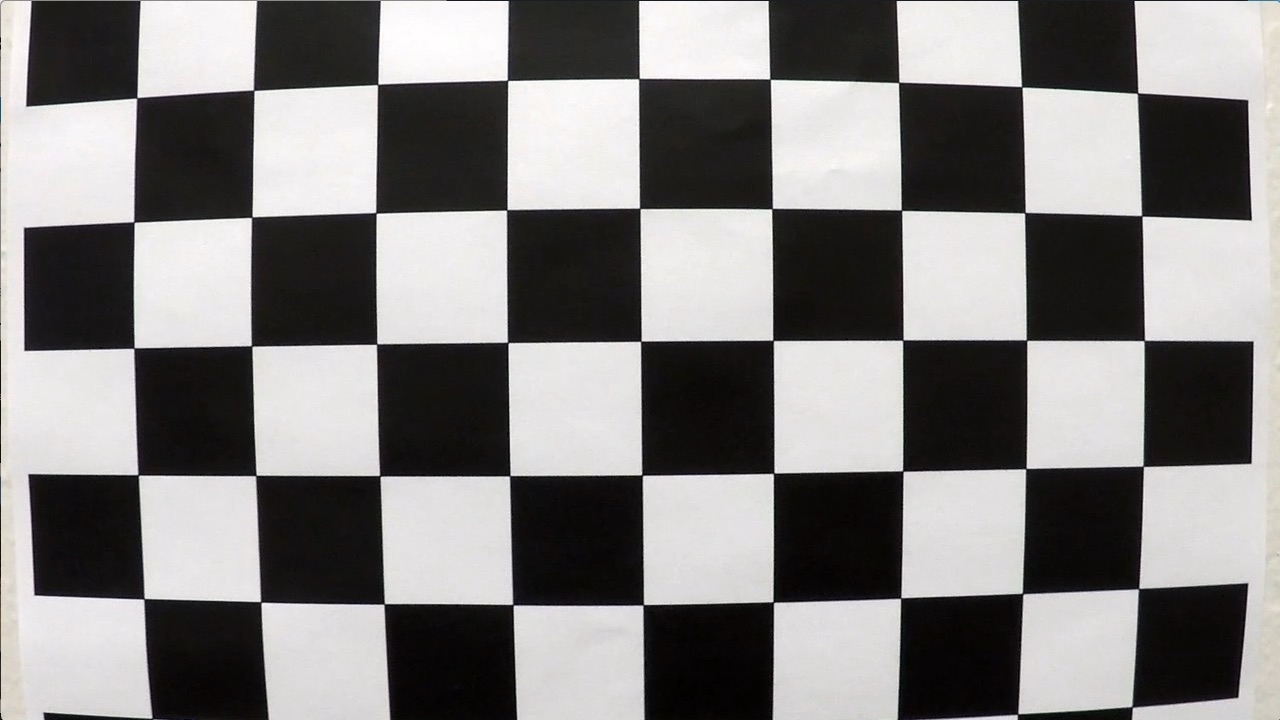
#> input picture resources/images/camera_cal/calibration1.jpg, 1280 x 720 px; its folder holds 5 pictures in this run
$ python camera_calibration.py
#> lines starting #> are read from the running program, lines starting #| are printed output that depends on the picture; after the words box and inside, x2 and y2 are one past the last pixel; in counts of white or black regions, pixels touching at a corner belong together
import pickle
import cv2
import numpy as np
import os
import glob


def find_corners(image_paths, image_output_folder, row_number, col_number,
                 obj_points_filename=None, img_points_filename=None):
    """
    find chess board corners of images whose paths are given, save images with corner drawn in the given output folder
    also save the object points and image points in npy files
    :param image_paths: paths of images containing chess board
    :param image_output_folder: folder to save images with corner drawn
    :param row_number: number of rows of inner corners on the chess board
    :param col_number: number of columns of inner corners on the chess board
    :param obj_points_filename: filename to save the object points
    :param img_points_filename: filename to save the image points
    :return: object points and image points
    """
#> called with image_output_folder = 'camera_cal_corners', row_number = 6, col_number = 9

    if not os.path.exists(image_output_folder):
        os.makedirs(image_output_folder)

    # Arrays to store object points and image points from ALL the images.
    obj_points = []  # 3d points in real world space
    img_points = []  # 2d points in image plane.

    # prepare object points for a SINGLE image, like (0,0,0), (1,0,0), (2,0,0) ....,(6,5,0)
    obj_point = np.zeros((row_number * col_number, 3), np.float32)
    obj_point[:, :2] = np.mgrid[0:col_number, 0:row_number].T.reshape(-1, 2)

    # Step through the list of calibration images and search for chessboard corners
    for idx, file_name in enumerate(image_paths):

        if 'jpg' in file_name:
            img = cv2.imread(file_name)
#> img is the input picture: shape (720, 1280, 3); mean B, G, R 127.8, 128.4, 130.1
            gray = cv2.cvtColor(img, cv2.COLOR_BGR2GRAY)

            # Find the chessboard corners
            ret, corners = cv2.findChessboardCorners(gray, (col_number, row_number), None)
#> ret = False; corners = None

            # If found, add object points, image points
            if ret:
                obj_points.append(obj_point)
                img_points.append(corners)

                # Draw and display the corners
                cv2.drawChessboardCorners(img, (col_number, row_number), corners, ret)
                write_name = os.path.join(image_output_folder, file_name.split('/')[-1])
                cv2.imwrite(write_name, img)
#> pass 2 of the loop in find_corners, `for idx, file_name in enumerate(image_paths):`:
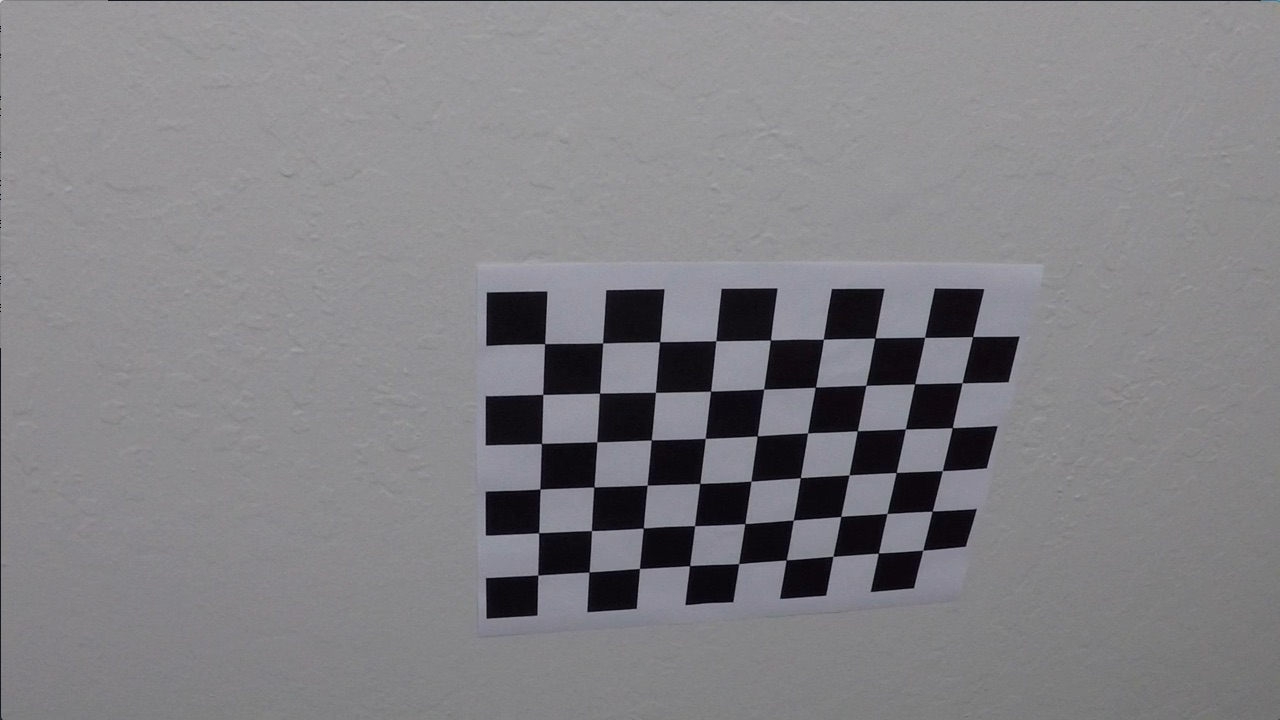
#> input picture resources/images/camera_cal/calibration10.jpg, 1280 x 720 px
#> in find_corners, img is the input picture: shape (720, 1280, 3); mean B, G, R 133.1, 129.4, 130.2
#> ret = True; corners = 54 rows, first 8: [545.3, 343.1], [602.7, 342.8], [660.1, 341.3], [715.8, 340.7], [770.6, 340], [823.5, 339.2], [874.3, 338.5], [925.1, 337.4]
#> in find_corners, `cv2.drawChessboardCorners(img, (col_number, row_number), corners, ret)`:
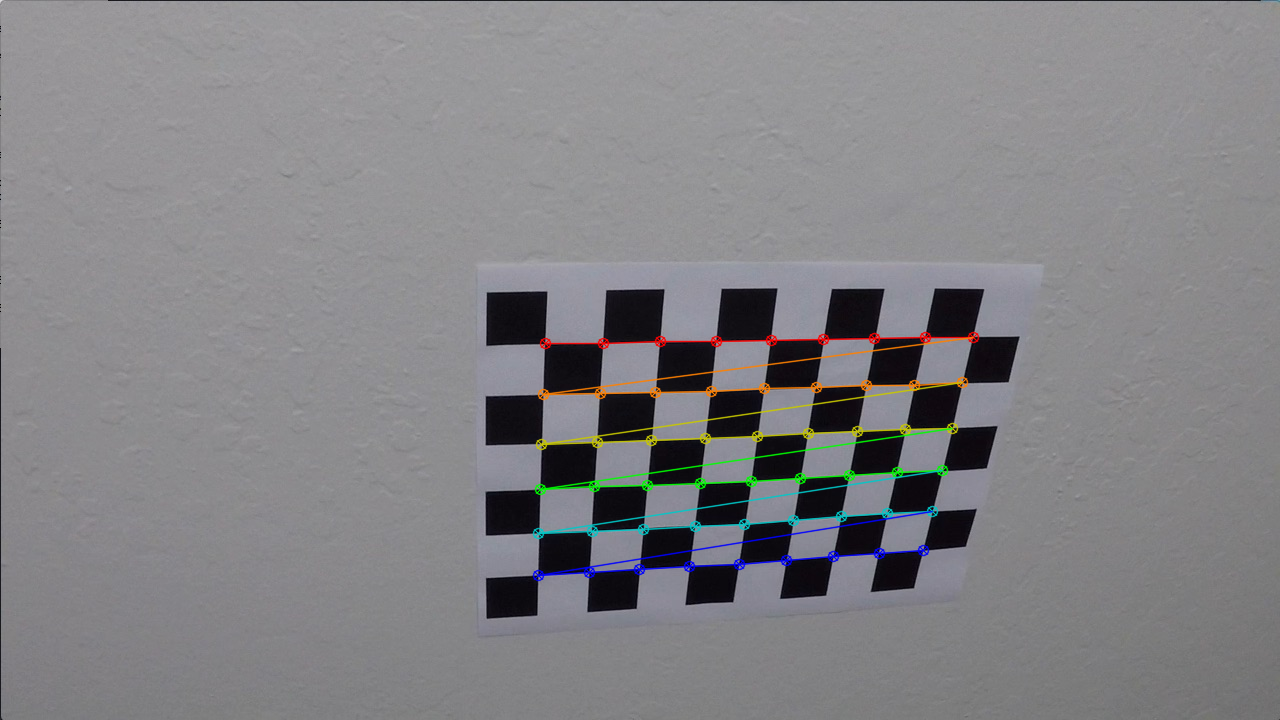
#> img: shape (720, 1280, 3); 1.91% of pixels changed, all inside (x1, y1, x2, y2) = (532, 331, 980, 582)
#> pass 3 of the loop in find_corners, `for idx, file_name in enumerate(image_paths):`:
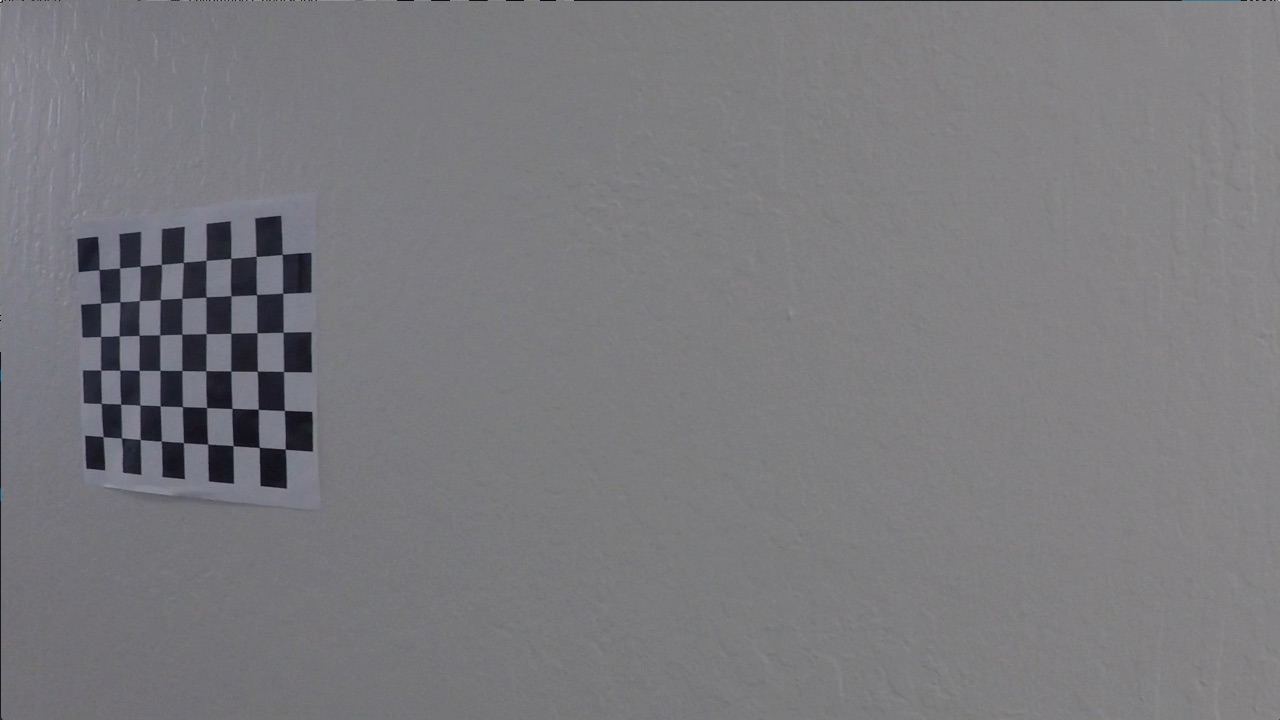
#> input picture resources/images/camera_cal/calibration11.jpg, 1280 x 720 px
#> in find_corners, img is the input picture: shape (720, 1280, 3); mean B, G, R 125.2, 121.7, 122.2
#> corners = 54 rows, first 8: [99.22, 269.6], [119.6, 268], [140.1, 266.1], [161.3, 264.5], [183.3, 262.5], [206.1, 260.3], [230.7, 258.2], [256.2, 256.3]
#> in find_corners, `cv2.drawChessboardCorners(img, (col_number, row_number), corners, ret)`:
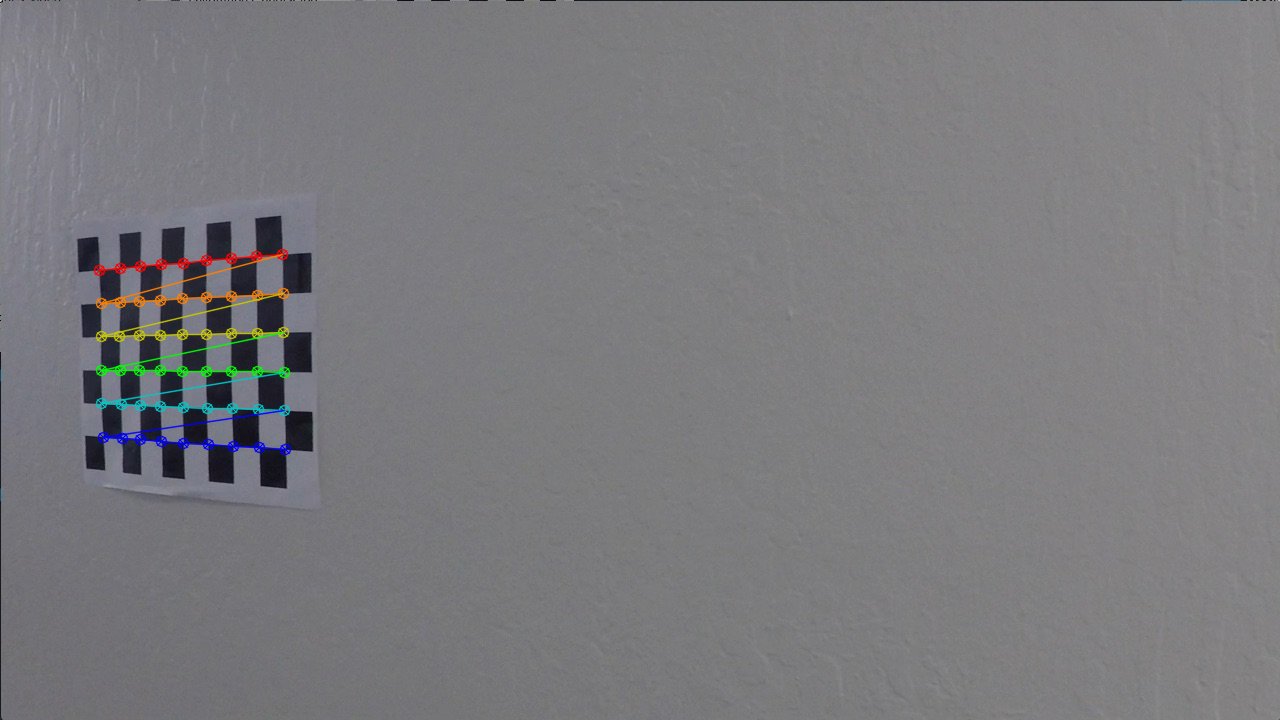
#> img: shape (720, 1280, 3); 1.11% of pixels changed, all inside (x1, y1, x2, y2) = (93, 248, 292, 456)
#> the loop made 5 passes; the first 3 are shown
                # cv2.imshow('img', img)
                # cv2.waitKey(500)

    # cv2.destroyAllWindows()
    if obj_points_filename is not None and img_points_filename is not None:
        np.save(obj_points_filename, obj_points)
        np.save(img_points_filename, img_points)
    return obj_points, img_points


def camera_calibration(obj_points, img_points, img_size, pickle_filename):
    """
    calibrate camera, and save the calibration result in pickle file
    :param obj_points: object points
    :param img_points: image points
    :param img_size: image size
    :param pickle_filename: pickle file name
    :return: camera matrix and distortion coefficient from calibration
    """
    # Do camera calibration given object points and image points
    ret, mtx, dist, rvecs, tvecs = cv2.calibrateCamera(obj_points, img_points, img_size, None, None)

    # Save the camera calibration result for later use (we won't worry about rvecs / tvecs)
    dist_pickle = dict()
    dist_pickle["mtx"] = mtx
    dist_pickle["dist"] = dist
    pickle.dump(dist_pickle, open(pickle_filename, "wb"))
    return [mtx, dist]


def main():
    grid_rows = 6
    grid_columns = 9
    base_dir = os.path.dirname(__file__)

    image_folder = os.path.abspath(os.path.join(base_dir, '..', '..', 'camera_cal/calibration*.jpg'))
    image_paths = glob.glob(image_folder)
    image_output_folder = os.path.abspath(os.path.join(base_dir, '..', '..', 'camera_cal_corners'))

    obj_points, img_points = find_corners(image_paths, image_output_folder, grid_rows, grid_columns)

    image_name = 'calibration8'
    image_path = os.path.abspath(os.path.join(base_dir, '..', '..', 'camera_cal', image_name + '.jpg'))
    img = cv2.imread(image_path)
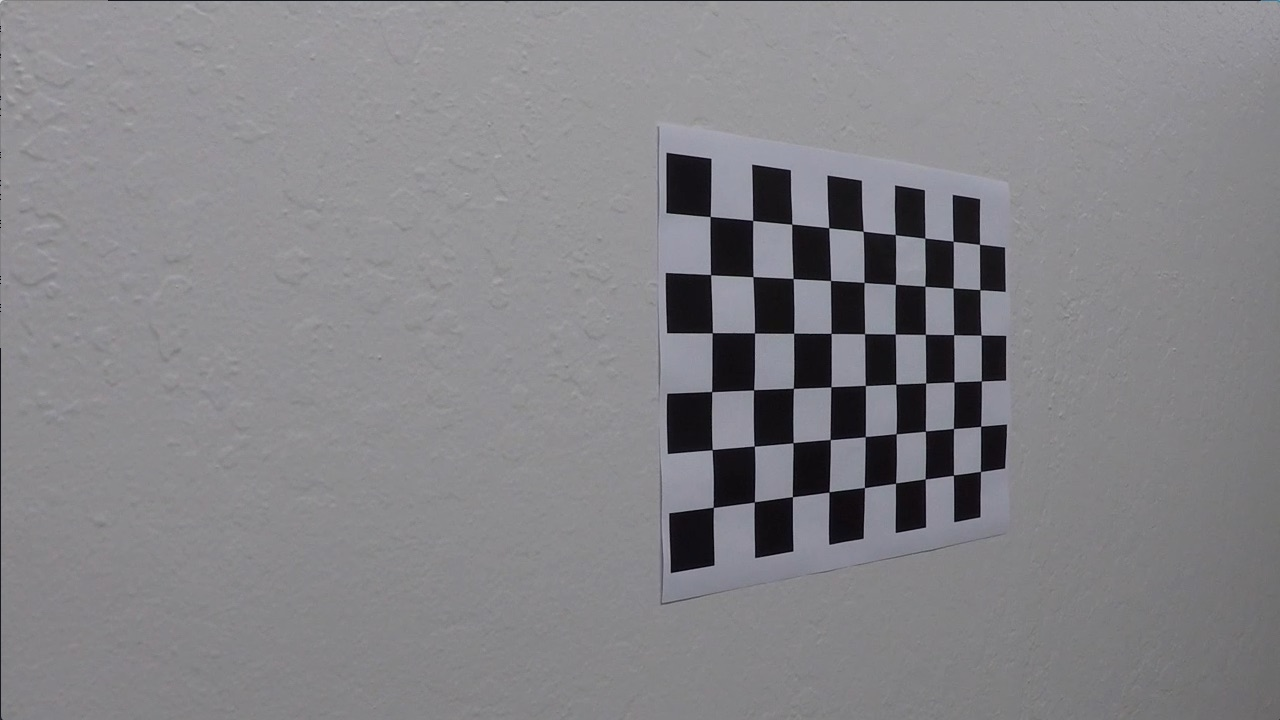
#> input picture resources/images/camera_cal/calibration8.jpg, 1280 x 720 px, found by its file name
#> img is the input picture: shape (720, 1280, 3); mean B, G, R 135.4, 131.6, 132.3
    img_size = (img.shape[1], img.shape[0])
#> img_size = (1280, 720)

    pickle_filename = "wide_dist_pickle.p"

    [mtx, dist] = camera_calibration(obj_points, img_points, img_size,  pickle_filename)


if __name__ == '__main__':
    main()
